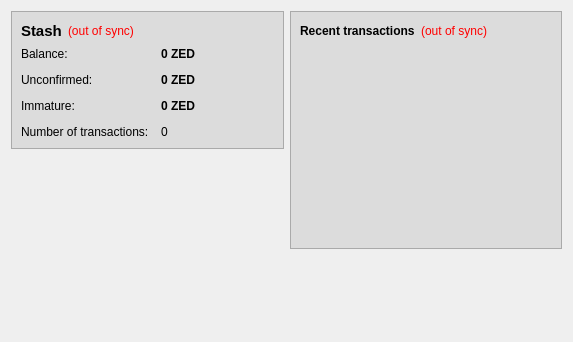
<?xml version="1.0" encoding="UTF-8"?>
<ui version="4.0">
 <class>OverviewPage</class>
 <widget class="QWidget" name="OverviewPage">
  <property name="geometry">
   <rect>
    <x>0</x>
    <y>0</y>
    <width>573</width>
    <height>342</height>
   </rect>
  </property>
  <property name="windowTitle">
   <string>Form</string>
  </property>
  <layout class="QHBoxLayout" name="horizontalLayout" stretch="1,1">
   <item>
    <layout class="QVBoxLayout" name="verticalLayout_2">
     <item>
      <widget class="QFrame" name="frame">
       <property name="styleSheet">
        <string notr="true">background-color: rgb(220, 220, 220);</string>
       </property>
       <property name="frameShape">
        <enum>QFrame::StyledPanel</enum>
       </property>
       <property name="frameShadow">
        <enum>QFrame::Raised</enum>
       </property>
       <layout class="QVBoxLayout" name="verticalLayout_4">
        <item>
         <layout class="QHBoxLayout" name="horizontalLayout_4">
          <item>
           <widget class="QLabel" name="label_5">
            <property name="font">
             <font>
              <pointsize>11</pointsize>
              <weight>75</weight>
              <bold>true</bold>
             </font>
            </property>
            <property name="text">
             <string>Stash</string>
            </property>
           </widget>
          </item>
          <item>
           <widget class="QLabel" name="labelWalletStatus">
            <property name="toolTip">
             <string>The displayed information may be out of date. Your stash automatically synchronizes with the ZedCoin network after a connection is established, but this process has not completed yet.</string>
            </property>
            <property name="styleSheet">
             <string notr="true">QLabel { color: red; }</string>
            </property>
            <property name="text">
             <string notr="true">(out of sync)</string>
            </property>
            <property name="alignment">
             <set>Qt::AlignLeading|Qt::AlignLeft|Qt::AlignVCenter</set>
            </property>
           </widget>
          </item>
          <item>
           <spacer name="horizontalSpacer_2">
            <property name="orientation">
             <enum>Qt::Horizontal</enum>
            </property>
            <property name="sizeHint" stdset="0">
             <size>
              <width>40</width>
              <height>20</height>
             </size>
            </property>
           </spacer>
          </item>
         </layout>
        </item>
        <item>
         <layout class="QFormLayout" name="formLayout_2">
          <property name="fieldGrowthPolicy">
           <enum>QFormLayout::AllNonFixedFieldsGrow</enum>
          </property>
          <property name="horizontalSpacing">
           <number>12</number>
          </property>
          <property name="verticalSpacing">
           <number>12</number>
          </property>
          <item row="0" column="0">
           <widget class="QLabel" name="label">
            <property name="text">
             <string>Balance:</string>
            </property>
           </widget>
          </item>
          <item row="0" column="1">
           <widget class="QLabel" name="labelBalance">
            <property name="font">
             <font>
              <weight>75</weight>
              <bold>true</bold>
             </font>
            </property>
            <property name="cursor">
             <cursorShape>IBeamCursor</cursorShape>
            </property>
            <property name="toolTip">
             <string>Your current balance</string>
            </property>
            <property name="text">
             <string notr="true">0 ZED</string>
            </property>
            <property name="textInteractionFlags">
             <set>Qt::LinksAccessibleByMouse|Qt::TextSelectableByKeyboard|Qt::TextSelectableByMouse</set>
            </property>
           </widget>
          </item>
          <item row="1" column="0">
           <widget class="QLabel" name="label_3">
            <property name="text">
             <string>Unconfirmed:</string>
            </property>
           </widget>
          </item>
          <item row="1" column="1">
           <widget class="QLabel" name="labelUnconfirmed">
            <property name="font">
             <font>
              <weight>75</weight>
              <bold>true</bold>
             </font>
            </property>
            <property name="cursor">
             <cursorShape>IBeamCursor</cursorShape>
            </property>
            <property name="toolTip">
             <string>Total of transactions that have yet to be confirmed, and do not yet count toward the current balance</string>
            </property>
            <property name="text">
             <string notr="true">0 ZED</string>
            </property>
            <property name="textInteractionFlags">
             <set>Qt::LinksAccessibleByMouse|Qt::TextSelectableByKeyboard|Qt::TextSelectableByMouse</set>
            </property>
           </widget>
          </item>
          <item row="3" column="0">
           <widget class="QLabel" name="label_2">
            <property name="text">
             <string>Number of transactions:</string>
            </property>
           </widget>
          </item>
          <item row="3" column="1">
           <widget class="QLabel" name="labelNumTransactions">
            <property name="toolTip">
             <string>Total number of transactions in stash</string>
            </property>
            <property name="text">
             <string notr="true">0</string>
            </property>
           </widget>
          </item>
          <item row="2" column="0">
           <widget class="QLabel" name="labelImmatureText">
            <property name="text">
             <string>Immature:</string>
            </property>
           </widget>
          </item>
          <item row="2" column="1">
           <widget class="QLabel" name="labelImmature">
            <property name="font">
             <font>
              <weight>75</weight>
              <bold>true</bold>
             </font>
            </property>
            <property name="toolTip">
             <string>Mined balance that has not yet matured</string>
            </property>
            <property name="text">
             <string notr="true">0 ZED</string>
            </property>
            <property name="textInteractionFlags">
             <set>Qt::LinksAccessibleByMouse|Qt::TextSelectableByKeyboard|Qt::TextSelectableByMouse</set>
            </property>
           </widget>
          </item>
         </layout>
        </item>
       </layout>
      </widget>
     </item>
     <item>
      <spacer name="verticalSpacer">
       <property name="orientation">
        <enum>Qt::Vertical</enum>
       </property>
       <property name="sizeHint" stdset="0">
        <size>
         <width>20</width>
         <height>40</height>
        </size>
       </property>
      </spacer>
     </item>
     <item>
      <widget class="QLabel" name="label_6">
       <property name="text">
        <string/>
       </property>
       <property name="pixmap">
        <pixmap resource="../bitcoin.qrc">:/images/backg</pixmap>
       </property>
       <property name="scaledContents">
        <bool>false</bool>
       </property>
       <property name="alignment">
        <set>Qt::AlignCenter</set>
       </property>
       <property name="margin">
        <number>-2</number>
       </property>
      </widget>
     </item>
    </layout>
   </item>
   <item>
    <layout class="QVBoxLayout" name="verticalLayout_3">
     <item>
      <widget class="QFrame" name="frame_2">
       <property name="styleSheet">
        <string notr="true">background-color: rgb(220, 220, 220);</string>
       </property>
       <property name="frameShape">
        <enum>QFrame::StyledPanel</enum>
       </property>
       <property name="frameShadow">
        <enum>QFrame::Raised</enum>
       </property>
       <layout class="QVBoxLayout" name="verticalLayout">
        <item>
         <layout class="QHBoxLayout" name="horizontalLayout_2">
          <item>
           <widget class="QLabel" name="label_4">
            <property name="text">
             <string>&lt;b&gt;Recent transactions&lt;/b&gt;</string>
            </property>
           </widget>
          </item>
          <item>
           <widget class="QLabel" name="labelTransactionsStatus">
            <property name="toolTip">
             <string>The displayed information may be out of date. Your stash automatically synchronizes with the ZedCoin network after a connection is established, but this process has not completed yet.</string>
            </property>
            <property name="styleSheet">
             <string notr="true">QLabel { color: red; }</string>
            </property>
            <property name="text">
             <string notr="true">(out of sync)</string>
            </property>
            <property name="alignment">
             <set>Qt::AlignRight|Qt::AlignTrailing|Qt::AlignVCenter</set>
            </property>
           </widget>
          </item>
          <item>
           <spacer name="horizontalSpacer">
            <property name="orientation">
             <enum>Qt::Horizontal</enum>
            </property>
            <property name="sizeHint" stdset="0">
             <size>
              <width>40</width>
              <height>20</height>
             </size>
            </property>
           </spacer>
          </item>
         </layout>
        </item>
        <item>
         <widget class="QListView" name="listTransactions">
          <property name="styleSheet">
           <string notr="true">QListView { background: transparent; }</string>
          </property>
          <property name="frameShape">
           <enum>QFrame::NoFrame</enum>
          </property>
          <property name="verticalScrollBarPolicy">
           <enum>Qt::ScrollBarAlwaysOff</enum>
          </property>
          <property name="horizontalScrollBarPolicy">
           <enum>Qt::ScrollBarAlwaysOff</enum>
          </property>
          <property name="selectionMode">
           <enum>QAbstractItemView::NoSelection</enum>
          </property>
         </widget>
        </item>
       </layout>
      </widget>
     </item>
     <item>
      <spacer name="verticalSpacer_2">
       <property name="orientation">
        <enum>Qt::Vertical</enum>
       </property>
       <property name="sizeHint" stdset="0">
        <size>
         <width>20</width>
         <height>40</height>
        </size>
       </property>
      </spacer>
     </item>
    </layout>
   </item>
  </layout>
 </widget>
 <resources>
  <include location="../bitcoin.qrc"/>
 </resources>
 <connections/>
</ui>
